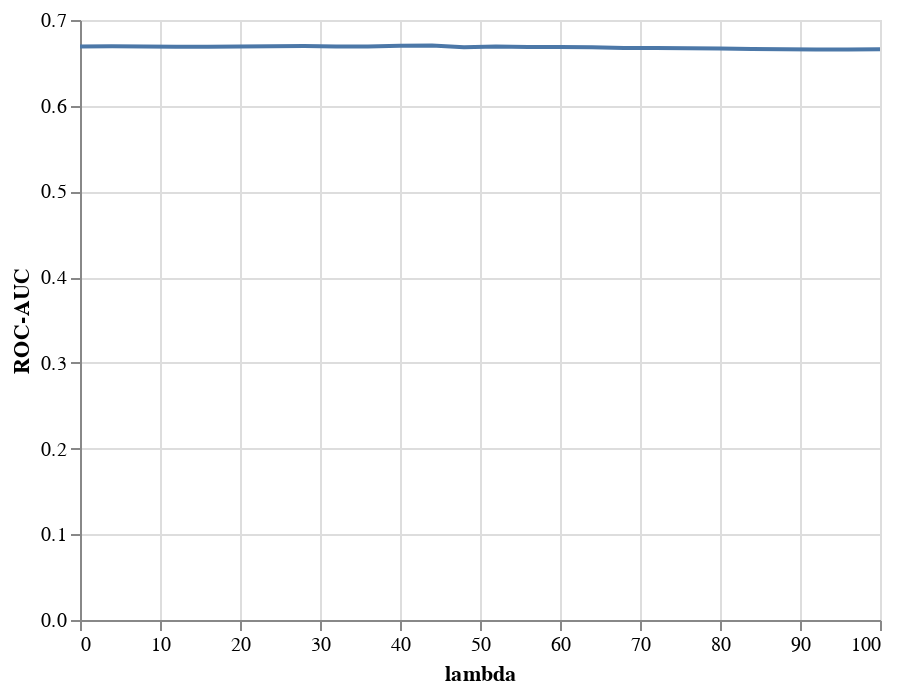

Write notebook code for a chart like this one.
### Code cell
plot_parameter_tuning(random_logistic_analysis.dev_set_analysis)

### Figure 1 — Vega-Lite specification as saved in the notebook (floating-point values rounded to 4 significant figures)
{"config": {"view": {"continuousWidth": 400, "continuousHeight": 300}}, "data": {"name": "data-7dafff9342810b751289a90cae337775"}, "mark": "line", "encoding": {"x": {"type": "quantitative", "field": "lambda"}, "y": {"type": "quantitative", "field": "ROC-AUC"}}, "$schema": "https://vega.github.io/schema/vega-lite/v4.8.1.json", "datasets": {"data-7dafff9342810b751289a90cae337775": [{"lambda": 0.0, "ROC-AUC": 0.6691}, {"lambda": 4.0, "ROC-AUC": 0.6693}, {"lambda": 8.0, "ROC-AUC": 0.6692}, {"lambda": 12.0, "ROC-AUC": 0.6687}, {"lambda": 16.0, "ROC-AUC": 0.6687}, {"lambda": 20.0, "ROC-AUC": 0.6691}, {"lambda": 24.0, "ROC-AUC": 0.6693}, {"lambda": 28.0, "ROC-AUC": 0.6695}, {"lambda": 32.0, "ROC-AUC": 0.6692}, {"lambda": 36.0, "ROC-AUC": 0.6692}, {"lambda": 40.0, "ROC-AUC": 0.6699}, {"lambda": 44.0, "ROC-AUC": 0.6703}, {"lambda": 48.0, "ROC-AUC": 0.6683}, {"lambda": 52.0, "ROC-AUC": 0.6691}, {"lambda": 56.0, "ROC-AUC": 0.6684}, {"lambda": 60.0, "ROC-AUC": 0.6684}, {"lambda": 64.0, "ROC-AUC": 0.6681}, {"lambda": 68.0, "ROC-AUC": 0.6674}, {"lambda": 72.0, "ROC-AUC": 0.6674}, {"lambda": 76.0, "ROC-AUC": 0.6671}, {"lambda": 80.0, "ROC-AUC": 0.6668}, {"lambda": 84.0, "ROC-AUC": 0.6661}, {"lambda": 88.0, "ROC-AUC": 0.6658}, {"lambda": 92.0, "ROC-AUC": 0.6656}, {"lambda": 96.0, "ROC-AUC": 0.6657}, {"lambda": 100.0, "ROC-AUC": 0.6657}]}}
